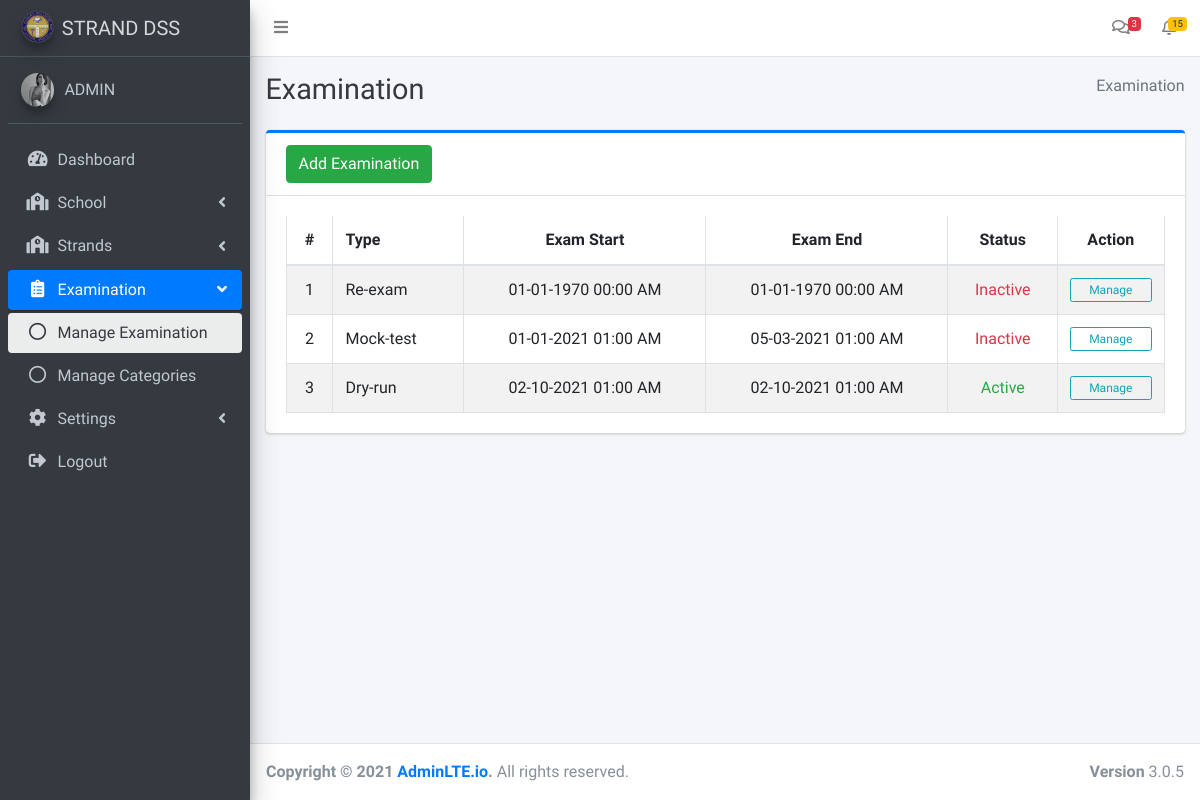
Before: /admin/exam_examination.php (signed in) with the older database file.
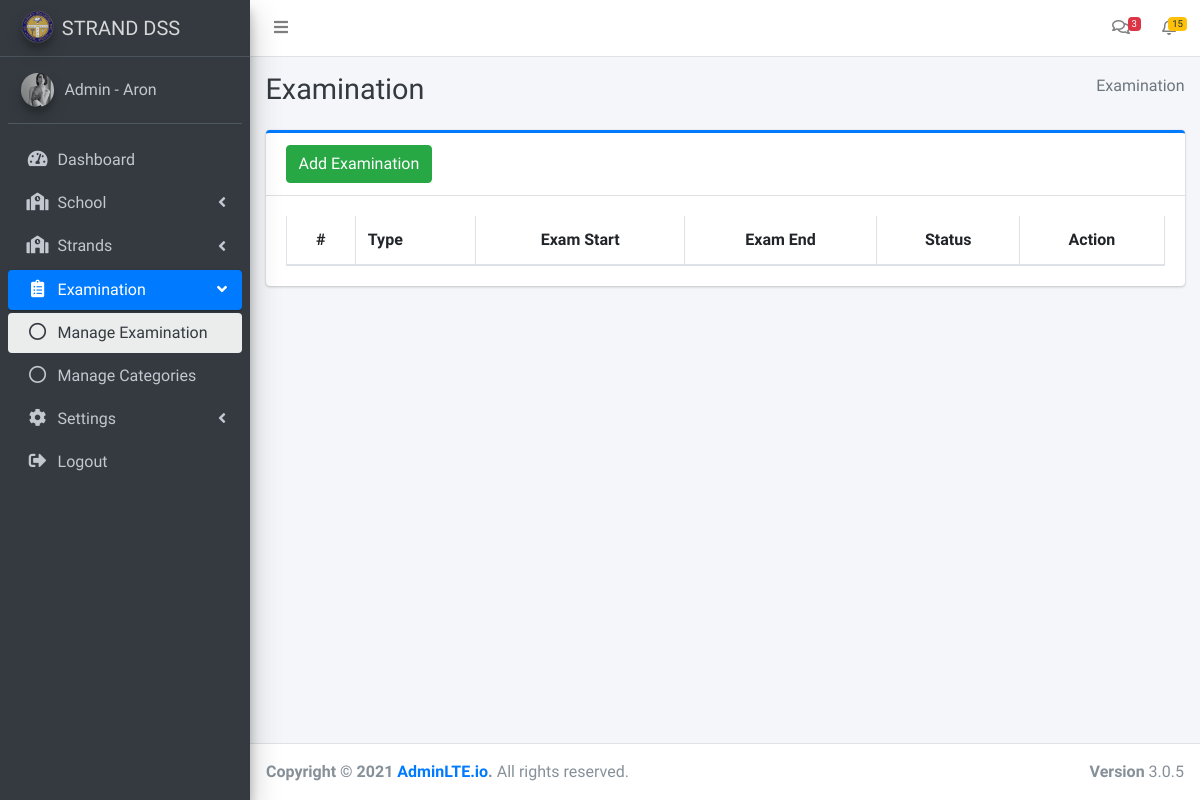
After: the same page with the newer database file.
### tables this page shows
CREATE TABLE `exams` (
  `exam_id` int(11) NOT NULL,
  `exam_type` varchar(100) NOT NULL,
  `exam_guide` text NOT NULL,
  `exam_date_s` varchar(50) NOT NULL,
  `exam_date_e` varchar(50) NOT NULL,
  `exam_status` varchar(10) NOT NULL DEFAULT 'Inactive',
  `date_created` timestamp NOT NULL DEFAULT current_timestamp(),
  `date_updated` timestamp NULL DEFAULT NULL ON UPDATE current_timestamp()
);

### admin/exam_examination.php (the view, shortened to what the changed rows need)
<?php
include('include/header.php');
include('include/sidebar.php');
$sql = "SELECT * FROM exams ORDER by exam_date_s ASC";
$result = $conn->query($sql);
?>
<div class="content-wrapper">
  <div class="content-header">
    <div class="container-fluid">
      <div class="row mb-2">
        <div class="col-sm-6">
          <h1 class="m-0 text-dark">Examination</h1>
        </div>
      </div>
    </div>
  </div>
  <section class="content">
    <div class="container-fluid">
      <div class="row">
        <div class="col-md-12">
          <div class="card card-primary card-outline">
            <div class="card-body pad table-responsive">
              <table class="table table-bordered table-striped cat">
                <thead>
                  <tr>
                    <th class="text-center">#</th>
                    <th>Type</th>
                    <th class="text-center">Exam Start</th>
                    <th class="text-center">Exam End</th>
                    <th class="text-center">Status</th>
                    <th class="text-center">Action</th>
                  </tr>
                </thead>
                <tbody>
                  <?php
                  $i = '1';
                  if ($result->num_rows > 0) {
                    while ($row = $result->fetch_assoc()) {
                      $exam_id = $row['exam_id'];
                      $type = $row['exam_type'];
                      $date_s = $row['exam_date_s'];
                      $date_e = $row['exam_date_e'];
                      $status = $row['exam_status'];
                  ?>
                      <tr>
                        <td class="text-center"><?php echo $i;
                                                $i++; ?></td>
                        <td><?php echo $type; ?></td>
                        <td class="text-center"><?php echo date('m-d-Y H:i A', strtotime($date_s)); ?></td>
                        <td class="text-center"><?php echo date('m-d-Y H:i A', strtotime($date_e)); ?></td>
                        <td class="text-center">
                          <?php
                          if ($status == 'Active') {
                            $class = 'text-success';
                          } else {
                            $class = 'text-danger';
                          }
                          ?> <span class="<?php echo $class; ?>"><?php echo $status; ?></span>
                        </td>
                        <td class="text-center">
                          <a href="manage_exam.php?id=<?php echo $exam_id; ?>" class="btn btn-block btn-outline-info btn-xs">Manage</a>
                        </td>
                      </tr>
                  <?php
                    }
                  }
                  ?>
                </tbody>
              </table>
            </div>
          </div>
        </div>
      </div>
    </div>
  </section>
</div>
<?php
include('include/footer.php');
?>

### admin/include/sidebar.php (shortened to what the changed rows need)
<aside class="main-sidebar sidebar-dark-primary elevation-4">
  <div class="sidebar">
    <div class="user-panel mt-3 pb-3 mb-3 d-flex">
      <div class="info">
        <a href="#" class="d-block"><?php echo $_SESSION['name']; ?></a>
      </div>
    </div>
  </div>
</aside>

Changed rows visible on the page:
removed exams: exam_type "Re-exam", exam_date_s "01-01-1970 00:00 AM", exam_date_e "01-01-1970 00:00 AM", exam_status "Inactive"
removed exams: exam_type "Mock-test", exam_date_s "01-01-2021 01:00 AM", exam_date_e "05-03-2021 01:00 AM", exam_status "Inactive"
removed exams: exam_type "Dry-run", exam_date_s "02-10-2021 01:00 AM", exam_date_e "02-10-2021 01:00 AM", exam_status "Active"
Other visible differences:
$_SESSION['name']: "ADMIN" → "Admin - Aron"
